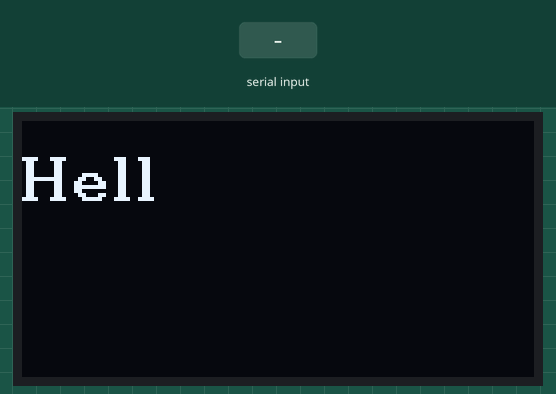
A program run on a simulated Arduino Uno, built with avr-gcc and run on an emulated ATmega328P. On the bench: 128×64 one-colour display. The inputs (shaded band) are chosen by the test bench.

Above: at 1.2 s.
1.3 s: "1\n" received over Serial
At 2.6 s:
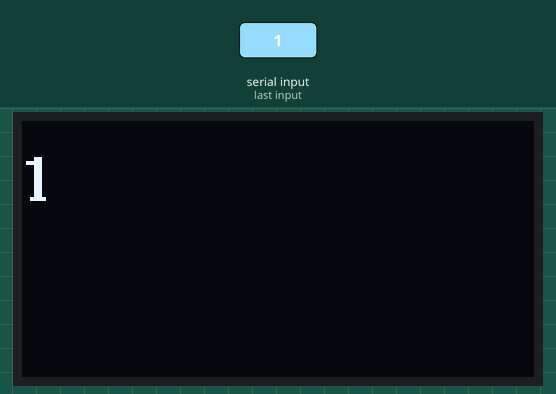
2.9 s: "0\n" received over Serial
At 4.1 s:
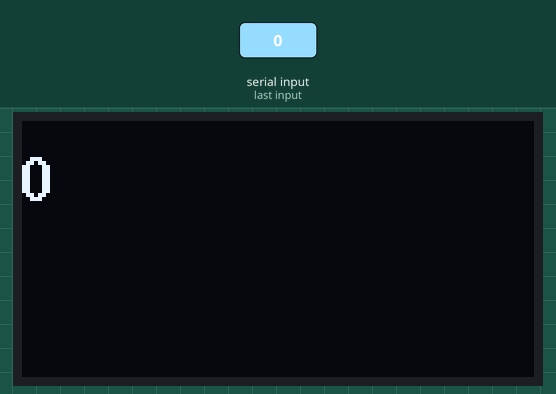
4.6 s: "2\n" received over Serial
At 6.2 s:
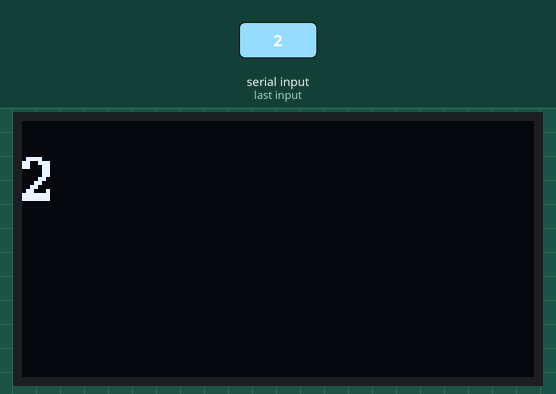
Timing chart, 0 to 7.7 s (numbered marks = the images above; inputs shaded):
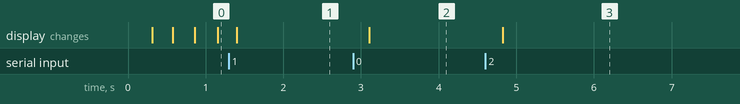

Measured:
- after the input at 1.3 s, the display: changes after 0.10 s (image 1)
- after the input at 2.9 s, the display: changes after 0.20 s (image 2)
- after the input at 4.6 s, the display: changes after 0.23 s (image 3)

The program:

main.cpp
```cpp
#include "../lib/commands.h"
#include "../lib/HomeAssistant.h"

void setup() {
  Serial.begin(9600);
  setupIR();
  setupOLED();
}

void loop() {
  if (Serial.available() > 0) {
    currentMsg = Serial.readStringUntil('\n');
    currentMsg.trim();

    if (currentMsg == TV_ON){
      if (!tv_on) {
      sendIRSignal(tclPowerRaw, TCL_SIZE);
      tv_on = true;
      }
    } else if (currentMsg == TV_OFF) {
      if (tv_on) {
      sendIRSignal(tclPowerRaw, TCL_SIZE);
      tv_on = false;

      }
    } else if (currentMsg == GET_TEMP) {
        readTempAndHumidity();
        delay(100); // Short delay to ensure sensor reading is updated
        char buffer[20];
        snprintf(buffer, sizeof(buffer), "Temp:%d \xB0" "C  Humidity:%d%%\n", temp, humid);
        currentMsg = buffer;
        currentMsg.trim();
    } else if (currentMsg == SET_TEMP) {
        // String temp;
        // if (Serial.available() > 0) {
        //   temp = Serial.readStringUntil('\n');
        // }
        sendIRSignal(acPowerRaw, AC_SIZE);
    } else {
      msg = currentMsg;
    }
  }

  // currentMsg = msg;
  //Serial.print(msg);
  printOLED(msg);


  delay(200);
}
```

HomeAssistant.cpp
```cpp
#include "../lib/HomeAssistant.h"
#include <IRremote.hpp>
#include <U8g2lib.h>
#include <Wire.h>
#include <DHT11.h>

// IRrecv irrecv(RECV_PIN);
U8G2_SH1106_128X64_NONAME_1_HW_I2C u8g2(U8G2_R0, /* reset=*/ U8X8_PIN_NONE);

String currentMsg = "";
String msg = "Hello! I am your new AI assistant";
bool tv_on = false;
int typewriterIdx = 0;
int lastUpdate = 0;

DHT11 dht11(TEMP_HUMID_PIN);
int temp = 0;
int humid = 0;


const uint16_t tclPowerRaw[] PROGMEM = {
  4050, 3900,  // Header
  550, 1950, 550, 1950, 550, 1950, 550, 1900, // Data bits
  600, 900,  550, 950,  550, 1950, 550, 950,
  550, 1900, 600, 900,  600, 1900, 550, 950,
  550, 950,  550, 950,  550, 950,  550, 950,
  550, 1950, 550, 1900, 550, 950,  550, 1950,
  550, 950,  550, 1900, 600, 900,  550, 1950,
  550 // Stop bit
};

const uint16_t acPowerRaw[] PROGMEM = {
    600, 500, 550, 1650, 550, 500, 550, 550,
    550, 500, 550, 1650, 550, 1600, 600, 1600,
    550, 1600, 550, 1600, 550, 1650, 550, 1600,
    550, 1600, 550, 550, 550, 500, 550, 550,
    550, 550, 550, 500, 550, 1650, 550, 550,
    550, 500, 550, 1650, 550, 1600, 550, 550,
    550, 500, 550, 550, 550, 550, 550, 1650,
    500, 1650, 500, 550, 550, 550, 550, 1650,
    500, 1650, 500, 1650, 600
};

void setupIR() {
  //IrReceiver.begin(IR_RECV_PIN, ENABLE_LED_FEEDBACK);
  IrSender.begin(IR_SEND_PIN);
}

void sendIRSignal(const uint16_t* rawData, uint8_t length) {
	IrSender.sendRaw_P(rawData, length, FREQ);
}

void setupOLED() {
  u8g2.begin();
  u8g2.setFont(u8g2_font_ncenB10_te);
}

void printOLED(String msg){
  msg.trim();
  //doar daca am mesaj nou
  if (currentMsg != msg) {
    typewriterIdx = 0;
    currentMsg = msg;
  }
  if (millis() - lastUpdate > 100 && typewriterIdx <= msg.length()) {
    typewriterIdx++;
    lastUpdate = millis();
  }

  // 3. Render Loop
  u8g2.firstPage();
  do {
    int x = 0;
    int y = 20;

    for (int i = 0; i < typewriterIdx; i++) {
      char buf[2] = {msg[i], '\0'};
      int w = u8g2.getStrWidth(buf);

      if (x + w > 118) {
        x = 0;
        y += 20;
      }

      if (y < 70) {
        u8g2.drawStr(x, y, buf);
      }
      x += w + 2;
    }
  } while (u8g2.nextPage());
}

void readTempAndHumidity(){
  int result = dht11.readTemperatureHumidity(temp, humid);
  // if (result == 0) {
  //     Serial.print("Temperature: ");
  //     Serial.print(temp);
  //     Serial.print(" °C\tHumidity: ");
  //     Serial.print(humid);
  //     Serial.println(" %");
  // } else {
  //     // Print error message based on the error code.
  //     Serial.println(DHT11::getErrorString(result));
  // }
  delay(200);
}
```
